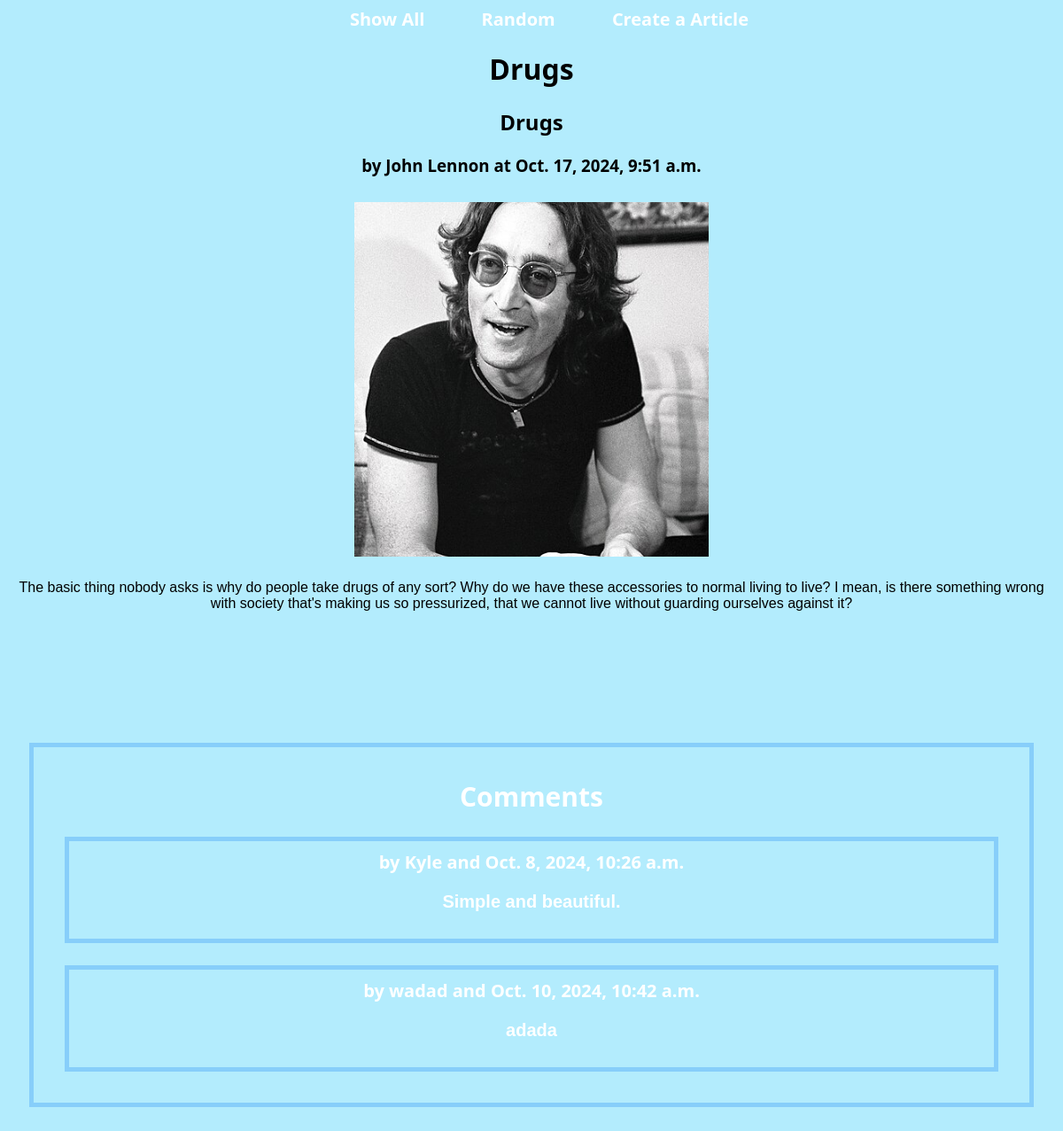
Screenshot of /blog/ with the database file from the repository.
### blog/models.py (models this page shows, shortened)
class Article(models.Model):
    title = models.TextField(blank = False)
    author = models.TextField(blank = False)
    text = models.TextField(blank = False)
    published = models.DateTimeField(auto_now = True)
    image_file = models.ImageField(blank=True)
    def get_comments(self):
        comments = Comment.objects.filter(article=self)
        return comments

class Comment(models.Model):
    article = models.ForeignKey("Article", on_delete=models.CASCADE)
    author = models.TextField(blank = False)
    text = models.TextField(blank = False)
    published = models.DateTimeField(auto_now = True)

### blog/views.py (the view)
# urls.py: path(r'', views.RandomArticleView.as_view(), name="random"),
class RandomArticleView(DetailView):
    model = Article
    template_name = 'blog/article.html'
    context_object_name = 'article'
    def get_object(self):
        all_articles = Article.objects.all() # SELECT *
        return random.choice(all_articles)

### blog/templates/blog/article.html
{% extends 'blog/base.html' %}
{% block content %}
<h1>{{article.title}}</h1>
<main class="grid-container">
    <article>
        <h2>{{article.title}}</h2>
        <h3>by {{article.author}} at {{article.published}}</h3>
        <img src="{{article.image_file.url}}" alt="{{article.image_file.url}}">
        <p>
            {{article.text}}
        </p>
        <h4><a href="{% url 'create_comment' article.pk %}">
        </h4>
    </article>
    <div>
        <h2>Comments</h2>
        {% if article.get_comments %}
            {% for c in article.get_comments %}
            <div>
                <strong>by {{ c.author }} and {{ c.published }}</strong>
                <p>{{ c.text }}</p>
            </div>
            {% endfor %}
        {% else %}
        <div>
            <p>No Comments.</p>
        </div>
        {% endif %}
    </div>
</main>
{% endblock %}

### blog/templates/blog/base.html (shortened to what this page needs)
{% load static %}
<html>
    <head>
        <link rel="stylesheet" href="{% static 'restaurant_styles.css' %}">
    </head>
    <body>
        <nav>
            <ul>
                <a href="{% url 'show_all_blogs' %}">Show All</a>
                <a href="{% url 'random' %}">Random</a>
                <a href="{% url 'create_article' %}">Create a Article</a>
            </ul>
        </nav>
        {% block content %}
        {% endblock %}
    </body>
</html>

### static/restaurant_styles.css (style rules this page uses)
body { text-align: center; font-family:'Segoe UI', Tahoma, Geneva, Verdana, sans-serif; background-color: rgb(179, 236, 253); }
a { color: white; padding: 30px; font-size: 20px; font-weight: bold; }
a:link { text-decoration: none; }
div { border: 5px solid lightskyblue; padding: 10px; margin: 25px; text-align: center; }
img { width: 400px; height: 400px; object-fit: cover; margin: 10px; }
p { text-align: center; font-family: 'Trebuchet MS', 'Lucida Sans Unicode', 'Lucida Grande', 'Lucida Sans', Arial, sans-serif; }

### rows the page displays
Article: title "Drugs", author "John Lennon", published "Oct. 17, 2024, 9:51 a.m.", image_file (picture), text "The basic thing nobody asks is why do people take drugs of any sort? Why do we have these accessories to normal living to live? I mean, is there something wrong with society that's making us so pressurized, that we cannot live without guarding ourselves against it?"
Comment: author "Kyle", published "Oct. 8, 2024, 10:26 a.m.", text "Simple and beautiful."
Comment: author "wadad", published "Oct. 10, 2024, 10:42 a.m.", text "adada"
